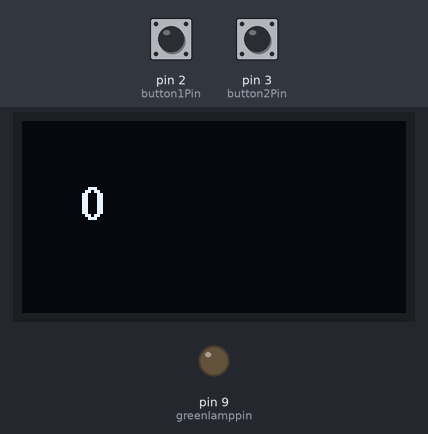
The sketch below on a simulated Arduino Uno, built with avr-gcc and run on an emulated ATmega328P. On the bench: 128×64 one-colour display, output pins drawn as LEDs (lit = HIGH). The test bench sets the inputs (shaded band); at power-on: pin 2 (button1Pin) LOW, pin 3 (button2Pin) LOW. What the sketch prints to the serial monitor is not drawn.

Above: at 1.2 s.
1.3 s: pin 2 (button1Pin) pulled HIGH for 1 s
At 3.4 s:
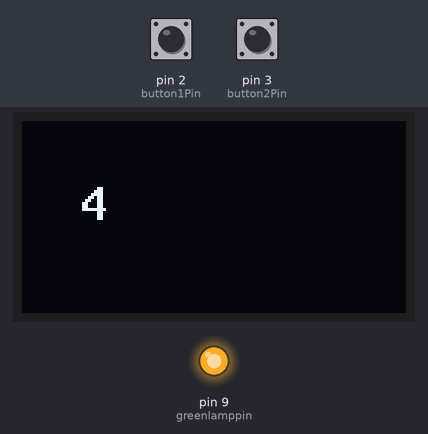
4.0 s: pin 3 (button2Pin) pulled HIGH for 3.2 s
At 7.9 s:
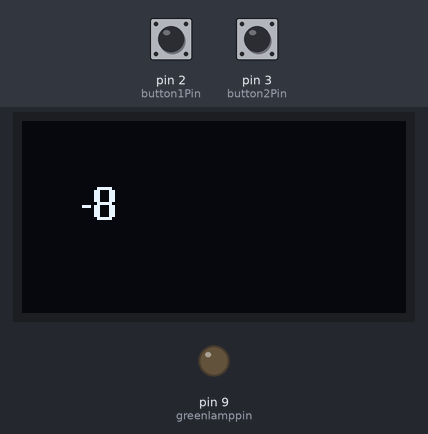
8.7 s: pin 3 (button2Pin) pulled HIGH for 0.15 s
At 10.2 s:
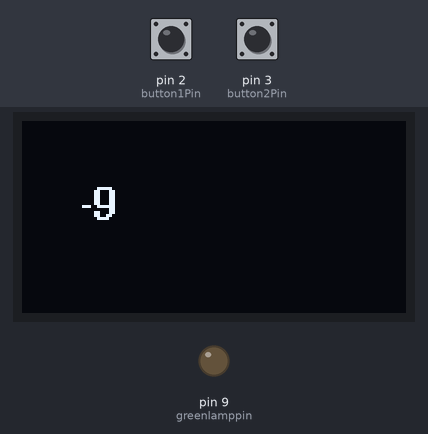
10.5 s: pin 2 (button1Pin) pulled HIGH for 3.2 s
At 14.5 s:
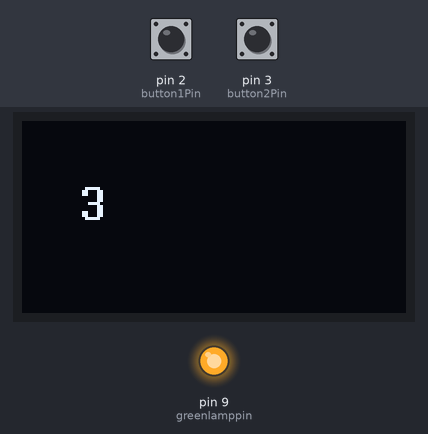
15.2 s: pin 3 (button2Pin) pulled HIGH for 1 s
At 16.9 s:
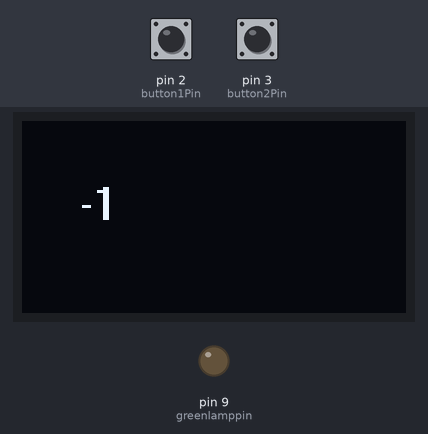
Timing chart, 0 to 18.4 s (numbered marks = the images above; inputs shaded):
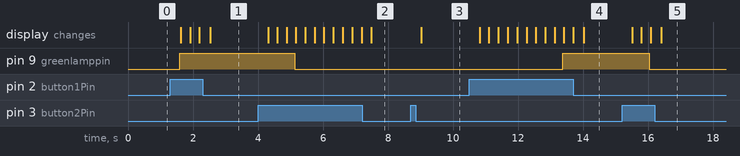

The sketch:

sketch_oct25b.ino
```cpp
#include "U8glib.h"
U8GLIB_SSD1306_128X64 oled(U8G_I2C_OPT_NONE);
const int button1Pin = 2;
const int button2Pin = 3;
const int greenlamppin = 9;
const int redlamppin = 8;
int runningcount = 0;
int button1State = 0;
int button2State = 0;
  void setup() {
   pinMode(button1Pin, INPUT);
   pinMode(button2Pin, INPUT);
   pinMode (greenlamppin, OUTPUT);
   Serial.begin(9600);

}

void loop() {
   button1State = digitalRead(button1Pin);
   button2State = digitalRead(button2Pin);
   if (button1State == HIGH) {
    // turn LED on:
   runningcount = runningcount + 1;
    Serial.println("+");
    delay(250);
   }if(button2State == HIGH) {
    // turn LED off:
    runningcount = runningcount - 1;
    Serial.println("-");
    delay(250);}
    if (runningcount >0){
      digitalWrite (greenlamppin,HIGH);
      digitalWrite (8,LOW);
      Serial.println("green");}
    else {
      digitalWrite (8,HIGH);
      digitalWrite (greenlamppin,LOW);}
  draw();
}
void updatecount(){


  }


void draw() {

  // Set font to Helvetica size 10
  oled.setFont(u8g_font_helvB10);
  oled.firstPage();
  do {
    oled.drawStr(20, 33, String(runningcount).c_str());
  } while (oled.nextPage());

}
```

Measured:
- after the input at 1.3 s, pin 9 (greenlamppin): LOW → HIGH after 0.29 s; the display: first changes after 0.32 s (image 1 shows a later state)
- after the input at 4.0 s, pin 9 (greenlamppin): HIGH → LOW after 1.1 s; the display: first changes after 0.31 s (image 2 shows a later state)
- after the input at 8.7 s, the display: changes after 0.32 s (image 3)
- after the input at 10.5 s, pin 9 (greenlamppin): LOW → HIGH after 2.9 s; the display: first changes after 0.32 s (image 4 shows a later state)
- after the input at 15.2 s, pin 9 (greenlamppin): HIGH → LOW after 0.85 s; the display: first changes after 0.31 s (image 5 shows a later state)
